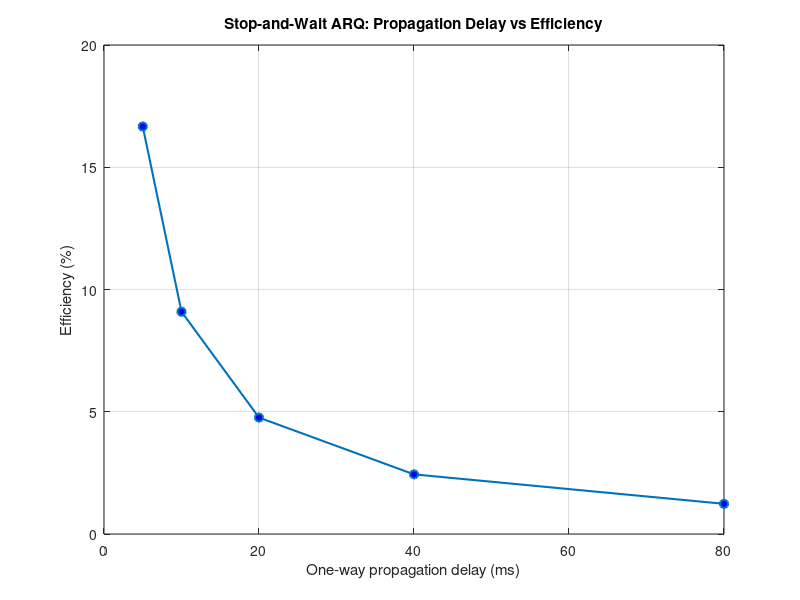

Source code (MATLAB):
%% Q3 - Stop-and-Wait ARQ Efficiency
clear; clc; close all;

frameBytes = 1000;
bw_Mbps    = 4;
prop_ms    = 20;        % one-way propagation delay

frameBits = frameBytes * 8;

% 1. Frame transmission time
Tf = frameBits / (bw_Mbps * 1e6);          % s

% 2. Round-trip propagation time
RTT = 2 * prop_ms * 1e-3;                  % s

% 3. Efficiency
eff = Tf / (Tf + RTT);

% 4. Effective throughput
thr_Mbps = eff * bw_Mbps;

fprintf('Frame transmission time : %.6f s = %.3f ms\n', Tf, Tf*1e3);
fprintf('Round-trip propagation  : %.3f ms\n', RTT*1e3);
fprintf('Efficiency              : %.3f %%\n', eff*100);
fprintf('Effective throughput    : %.4f Mbps\n\n', thr_Mbps);

% 5. Vary one-way propagation delay
propList = [5 10 20 40 80];                % ms
RTTs   = 2 * propList * 1e-3;
effs   = Tf ./ (Tf + RTTs);
thrs   = effs * bw_Mbps;

fprintf('%-18s %-16s %-16s %-20s\n', 'One-way prop (ms)', 'RTT (ms)', 'Efficiency (%)', 'Throughput (Mbps)');
for k = 1:numel(propList)
    fprintf('%-18d %-16.1f %-16.3f %-20.4f\n', propList(k), RTTs(k)*1e3, effs(k)*100, thrs(k));
end

% 6. Plot
figure;
plot(propList, effs*100, '-o', 'LineWidth', 1.5, 'MarkerFaceColor', 'b');
grid on;
title('Stop-and-Wait ARQ: Propagation Delay vs Efficiency');
xlabel('One-way propagation delay (ms)');
ylabel('Efficiency (%)');

fprintf('\nInterpretation: efficiency falls as propagation delay grows. The sender spends\n');
fprintf('only the short frame transmission time sending and the rest of each cycle idle,\n');
fprintf('waiting for the ACK. Long-delay links therefore waste most of their bandwidth.\n');
